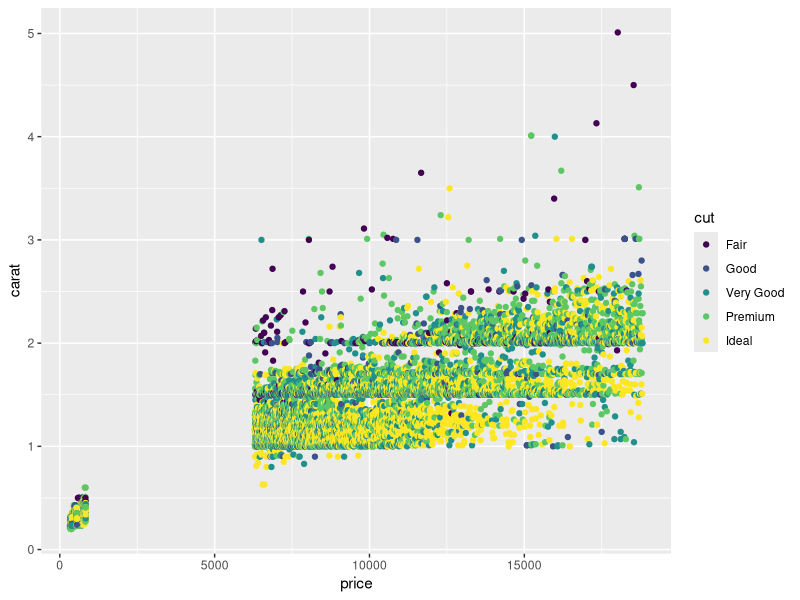
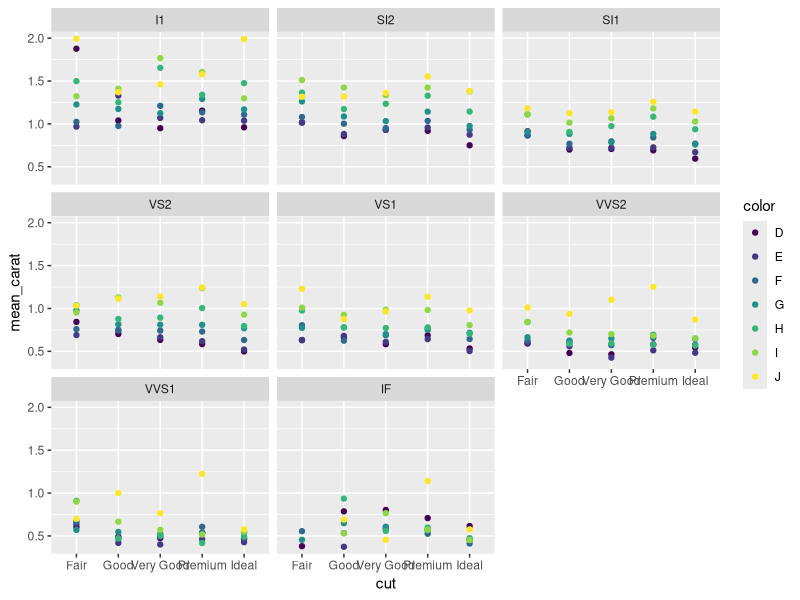

The R source for these figures, in order:
require(tidyr)
require(dplyr)
require(ggplot2)

tbl_df(diamonds)
View(diamonds)

# select
select(diamonds, cut, clarity) %>% tbl_df # Equivalent SQL: select cut, clarity from diamonds;
diamonds %>% select(cut, clarity) %>% tbl_df
diamonds %>% select(., cut, clarity) %>% tbl_df
diamonds %>% select(color:price) %>% tbl_df # Equivalent SQL: none
diamonds %>% select(-cut, -clarity) %>% tbl_df # Equivalent SQL: none
x <- diamonds %>% select(cut, clarity) %>% tbl_df
x

# filter
diamonds %>% select(cut, clarity) %>% filter(cut == "Good") %>% tbl_df # Equivalent SQL: select cut, clarity from diamonds where cut = 'Good';
diamonds %>% select(cut, clarity) %>% filter(cut %in% c("Good", "Fair")) %>% tbl_df
# select cut, clarity from diamonds where cut in ('Good', 'Fair');
# select cut, clarity from diamonds where cut = 'Good' or cut = 'Fair';
diamonds %>% select(cut, clarity) %>% filter(cut %in% c("Good", "Fair"), clarity == "VS1") %>% tbl_df
# select cut, clarity from diamonds where (cut = 'Good' or cut = 'Fair') and clarity = 'VS1';
diamonds %>% select(cut, clarity) %>% filter(cut %in% c("Good", "Fair"), clarity == "VS1" | is.na(cut)) %>% tbl_df
# select cut, clarity from diamonds where ((cut = 'Good' or cut = 'Fair') and clarity = 'VS1') or cut is null;
# diamonds %>% select(cut, clarity) %>% filter(carat > 2) %>% tbl_df # This will give an error
# select cut, clarity  from diamonds  where carat > 2;
diamonds %>% filter(carat > 2) %>% select(cut, clarity) %>% tbl_df # This does not give an error.
diamonds %>% select(carat, clarity) %>% filter(carat > 2) %>% tbl_df
# select carat, clarity  from diamonds  where carat > 2;

# arrange
data.frame(x=c(1,1,1,2,2), y=c(5:1), z=(1:5)) %>% arrange(desc(x)) %>% tbl_df
data.frame(x=c(1,1,1,2,2), y=c(5:1), z=(1:5)) %>% arrange(desc(x), y) %>% tbl_df
diamonds %>% arrange(carat) %>% tbl_df
# select * from diamonds order by carat;
diamonds %>% arrange(desc(carat)) %>% tbl_df
# select * from diamonds order by carat desc;

# rename
diamonds %>% rename(tbl= table) %>% tbl_df

# mutate
diamonds %>% select(cut, clarity, x, y, z) %>% filter(cut %in% c("Good", "Fair"), clarity == "VS1" | is.na(cut)) %>% mutate(sum = x+y+z) %>% tbl_df
# select cut, clarity, x+y+z sum from diamondswhere ((cut = 'Good' or cut = 'Fair') and clarity = 'VS1') or cut is null
ndf <- diamonds %>% select(cut, clarity, x, y, z) %>% filter(cut %in% c("Good", "Fair"), clarity == "VS1" | is.na(cut)) %>% mutate(sum = x+y+z) %>% tbl_df
ndf

# Useful mutate functions:
    # pmin(), pmax() Parallel, Element-wise min and max
    # cummin(), cummax() Cumulative min and max
    # cumsum(), cumprod() Cumulative sum and product
  # Windowing functions
    # between() Are values between a and b?
    # cume_dist() Cumulative distribution of values
    # cumall(), cumany() Cumulative all and any
    # cummean() Cumulative mean
    # lead(), lag() Copy with values one position
    # ntile() Bin vector into n buckets
    # dense_rank(), min_rank(),
    # percent_rank(), row_number() Various ranking methods

pmin(c(1:5), (5:1)) # Pairwise min
diamonds %>% mutate(minxy = pmin(x,y)) %>% tbl_df
pmax(c(1:5), (5:1)) # Pairwise max
c(1,1,2,0,4,3,5) %>% cummin()
diamonds %>% mutate(cummin_x = cummin(x)) %>% tbl_df
c(1,1,2,5,4,3,5) %>% cummax()
c(1,1,2,3,4,3,5) %>% cumsum()
diamonds %>% mutate(cumsum_x = cumsum(x)) %>% tbl_df
c(1,1,2,3,4,3,5) %>% cumprod()
c(1,1,2,3,4,3,5) %>% between(2,4)
diamonds %>% mutate(between_x = between(x,4,4.1)) %>% tbl_df
c(1:5) %>% cummean()
c(1:5) %>% lead() - c(1:5)
diamonds %>% mutate(lead_z = lead(z)-z) %>% tbl_df
c(1:5) %>% lag() - c(1:5)
diamonds %>% mutate(lag_z = lag(z)-z) %>% tbl_df
c(1:10)
c(1:10) %>% ntile(4) # bucket edges are rounded
diamonds %>% mutate(ntile_z = ntile(z,100)) %>% arrange(desc(ntile_z)) %>% tbl_df
diamonds %>% mutate(ntile_z = ntile(z,100)) %>% group_by(ntile_z) %>% summarise(n=n()) %>% tbl_df

c(1,1,2,5,4,3,5) %>% cume_dist()
c(1:5) %>% cume_dist()
c(1,1:5) %>% cume_dist()
# c(TRUE, TRUE, FALSE, FALSE, TRUE) %>% cumall()
# c(FALSE, TRUE, FALSE, FALSE, TRUE) %>% cumany()
# Now let's try them in the mutate function
diamonds %>% mutate(price_percent = cume_dist(price)) %>% arrange(desc(price_percent)) %>% tbl_df
# select d.*, cume_dist() OVER (order by price) cume_dist from diamonds d order by 11 desc;
# select d.*, cume_dist() OVER (PARTITION BY cut order by price) cume_dist from (select * from diamonds where rownum < 100) d order by cut desc, 11 desc;

bottom20_diamonds <- diamonds %>% mutate(price_percent = cume_dist(price)) %>% filter(price_percent <= .20) %>% arrange(desc(price_percent)) %>% tbl_df
diamonds %>% mutate(price_percent = cume_dist(price)) %>% filter(price_percent >= .80) %>% arrange(desc(price_percent)) %>% tbl_df
top20_diamonds <- diamonds %>% mutate(price_percent = cume_dist(price)) %>% filter(price_percent >= .80) %>% arrange(desc(price_percent)) %>% tbl_df
diamonds %>% mutate(price_percent = cume_dist(price)) %>% filter(price_percent <= .20 | price_percent >= .80) %>% ggplot(aes(x = price, y = carat)) + geom_point(aes(color=cut))

# summarize (summarise)
diamonds %>% summarize(mean = mean(x), sum = sum(x,y,z), n = n())
# Useful Summary functions:
# min(), max() Minimum and maximum values
# mean() Mean value
# median() Median value
# sum() Sum of values
# var, sd() Variance and standard deviation of a vector
# first() First value in a vector
# last() Last value in a vector
# nth() Nth value in a vector
# n() The number of values in a vector
# n_distinct() The number of distinct values in a vector

diamonds %>% group_by(cut,color) %>% summarise(mean = mean(x), sum = sum(x,y,z), n = n())
diamonds %>% group_by(cut,color) %>% summarise(mean = mean(x), sum = sum(x,y,z), n = n()) %>% ungroup %>% summarize(sum(n))

diamonds %>% group_by(cut,color) %>% summarise(mean = mean(x), sum = sum(x,y,z), n = n()) %>% arrange(n)
diamonds %>% group_by(cut,color) %>% summarise(mean = mean(x), sum = sum(x,y,z), n = n()) %>% arrange(desc(n), cut, color)

diamonds %>% group_by(cut, color, clarity) %>% summarise(mean_carat = mean(carat)) %>% ggplot(aes(x=cut, y=mean_carat, color=color)) + geom_point() + facet_wrap(~clarity)
